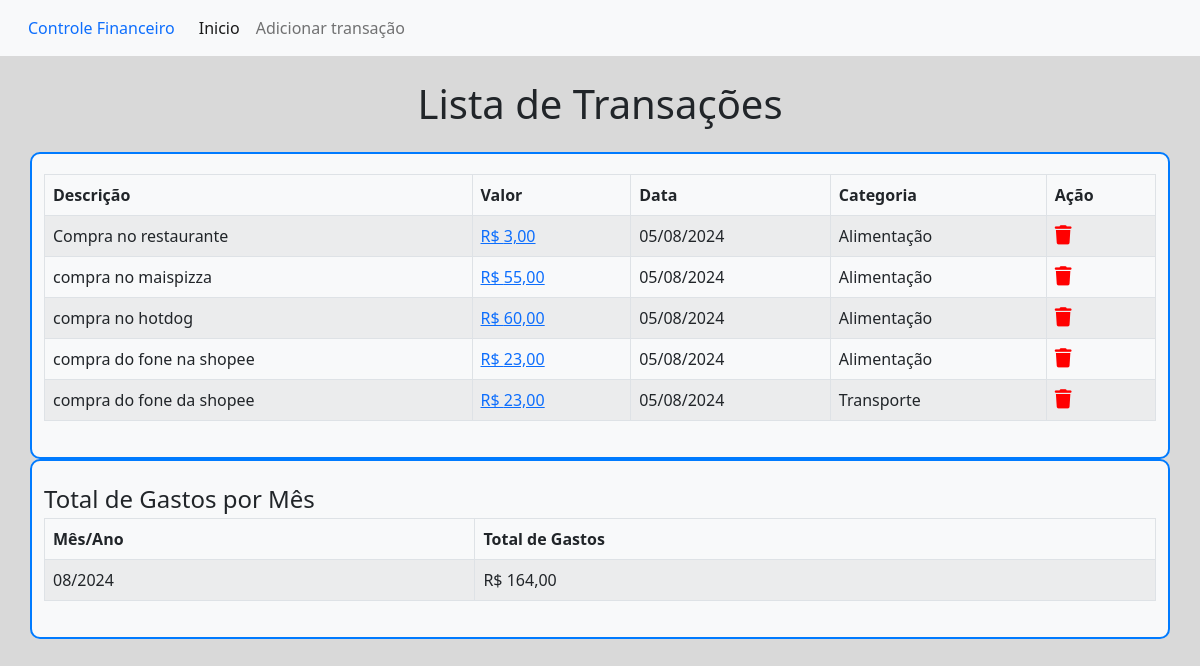
The page /actions/listarTransaction.php on the database its author committed.
### tables this page shows
CREATE TABLE `transacoes` (
  `id` int(11) NOT NULL,
  `descricao` varchar(255) NOT NULL,
  `valor` decimal(10,2) NOT NULL,
  `data` date NOT NULL,
  `categoria_id` int(11) DEFAULT NULL
);

CREATE TABLE `categorias` (
  `id` int(11) NOT NULL,
  `nome` varchar(100) NOT NULL
);

### actions/listarTransaction.php (the view, shortened to what this page needs)
<?php
include '../includes/conectarBD.php';
$sql = "SELECT t.id, t.descricao, t.valor, t.data, c.nome AS categoria
        FROM transacoes t
        LEFT JOIN categorias c ON t.categoria_id = c.id
        ORDER BY t.data DESC";
$result = $conn->query($sql);
$sqlTotalPorMes = "SELECT DATE_FORMAT(data, '%m/%Y') AS mes_ano, SUM(valor) AS total
    FROM transacoes
    GROUP BY mes_ano
    ORDER BY data DESC";
$resultTotalPorMes = $conn->query($sqlTotalPorMes);
?>
<!DOCTYPE html>
<html lang="pt">
<head>
 <link rel="stylesheet" href="../css/style.css">
 <link href="https://cdn.jsdelivr.net/npm/bootstrap@5.0.2/dist/css/bootstrap.min.css" rel="stylesheet">
 <link rel="stylesheet" href="https://cdnjs.cloudflare.com/ajax/libs/font-awesome/6.0.0-beta3/css/all.min.css">
</head>
<body>
 <nav class="navbar navbar-expand-lg navbar-light bg-light">
  <div class="container-fluid">
   <a class="nav-link active" href="/teste/index.php">Controle Financeiro</a>
   <div class="collapse navbar-collapse" id="navbarNav">
    <ul class="navbar-nav">
     <li class="nav-item">
      <a class="nav-link active" aria-current="page" href="/teste/index.php">Inicio</a>
     </li>
     <li class="nav-item">
      <a class="nav-link" href="add_transaction.php">Adicionar transação</a>
     </li>
    </ul>
   </div>
  </div>
 </nav>
 <h1 class="my-4 text-center">Lista de Transações</h1>
 <div class="container">
  <table class="table table-bordered table-striped table-hover">
   <thead>
    <tr>
     <th>Descrição</th>
     <th>Valor</th>
     <th>Data</th>
     <th>Categoria</th>
     <th>Ação</th>
    </tr>
   </thead>
   <tbody>
    <?php
    if ($result->num_rows > 0) {
     while ($row = $result->fetch_assoc()) {
      echo "<tr>";
      echo "<td>" . htmlspecialchars($row['descricao'], ENT_QUOTES, 'UTF-8') . "</td>";
      echo "<td><a href='#' class='edit-value' data-id='" . $row['id'] . "'>" . "R$ " . number_format($row['valor'], 2, ',', '.') . "</a></td>";
      echo "<td>" . date('d/m/Y', strtotime($row['data'])) . "</td>";
      echo "<td>" . htmlspecialchars($row['categoria'], ENT_QUOTES, 'UTF-8') . "</td>";
      echo "<td><i class='fas fa-trash' style='color: red; cursor: pointer; font-size: 1.2rem;' onclick='confirmDelete(" . $row['id'] . ")'></i></td>";
      echo "</tr>";
     }
    } else {
     echo "<tr><td colspan='5'>Nenhuma transação encontrada.</td></tr>";
    }
    ?>
   </tbody>
  </table>
 </div>
 <div class="container">
  <h4 class="my-1">Total de Gastos por Mês</h4>
  <table class="table table-bordered table-striped table-hover">
   <thead>
    <tr>
     <th>Mês/Ano</th>
     <th>Total de Gastos</th>
    </tr>
   </thead>
   <tbody>
    <?php
    if ($resultTotalPorMes->num_rows > 0) {
     while ($rowTotal = $resultTotalPorMes->fetch_assoc()) {
      echo "<tr>";
      echo "<td>" . htmlspecialchars($rowTotal['mes_ano'], ENT_QUOTES, 'UTF-8') . "</td>";
      echo "<td>R$ " . number_format($rowTotal['total'], 2, ',', '.') . "</td>";
      echo "</tr>";
     }
    } else {
     echo "<tr><td colspan='2'>Nenhum gasto encontrado.</td></tr>";
    }
    ?>
   </tbody>
  </table>
 </div>
</body>
</html>

### css/style.css (style rules this page uses)
.container { max-width: 1200px; padding: 20px; background-color: #f8f9fa; border: 2px solid #007bff; border-radius: 10px; }
body { background-color: #d9d9d9 !important; }

### rows shown on the page
transacoes: descricao "Compra no restaurante", valor "3,00", data "05/08/2024", categoria.nome "Alimentação"
transacoes: descricao "compra no maispizza", valor "55,00", data "05/08/2024", categoria.nome "Alimentação"
transacoes: descricao "compra no hotdog", valor "60,00", data "05/08/2024", categoria.nome "Alimentação"
transacoes: descricao "compra do fone na shopee", valor "23,00", data "05/08/2024", categoria.nome "Alimentação"
transacoes: descricao "compra do fone da shopee", valor "23,00", data "05/08/2024", categoria.nome "Transporte"

### other values the page prints
$rowTotal['mes_ano'] "08/2024"
$rowTotal['total'] "164,00"
